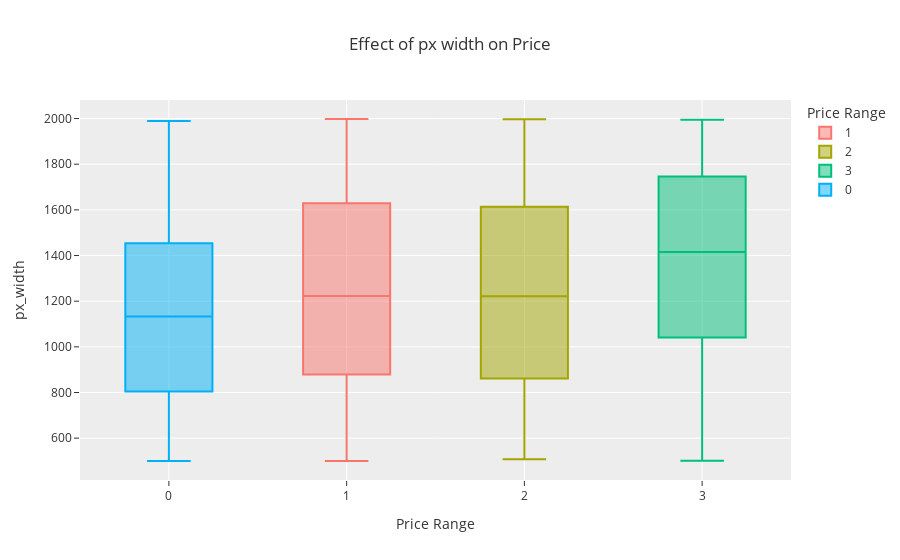

The cell this chart's notebook holds for it:
### Markdown cell above
px_width

### Code cell
px.box(data_train,x='price_range',y='px_width',
       color='price_range',template='ggplot2',
       labels={'price_range':'Price Range',
               'px_width':'px_width'},
       title=f"Effect of px width on Price")

### Figure 1 — Plotly figure (JSON) as saved in the notebook; plotly's stock layout.template omitted (floating-point values rounded to 4 significant figures; data arrays with more than 128 entries replaced by an {"elided": "..."} marker saying what was removed)
{"data": [{"alignmentgroup": "True", "hovertemplate": "Price Range=%{x}<br>px_width=%{y}<extra></extra>", "legendgroup": "1", "marker": {"color": "#F8766D"}, "name": "1", "notched": false, "offsetgroup": "1", "orientation": "v", "showlegend": true, "type": "box", "x": {"elided": "500 int values"}, "x0": " ", "xaxis": "x", "y": {"elided": "500 int values"}, "y0": " ", "yaxis": "y"}, {"alignmentgroup": "True", "hovertemplate": "Price Range=%{x}<br>px_width=%{y}<extra></extra>", "legendgroup": "2", "marker": {"color": "#A3A500"}, "name": "2", "notched": false, "offsetgroup": "2", "orientation": "v", "showlegend": true, "type": "box", "x": {"elided": "500 int values"}, "x0": " ", "xaxis": "x", "y": {"elided": "500 int values"}, "y0": " ", "yaxis": "y"}, {"alignmentgroup": "True", "hovertemplate": "Price Range=%{x}<br>px_width=%{y}<extra></extra>", "legendgroup": "3", "marker": {"color": "#00BF7D"}, "name": "3", "notched": false, "offsetgroup": "3", "orientation": "v", "showlegend": true, "type": "box", "x": {"elided": "500 int values"}, "x0": " ", "xaxis": "x", "y": {"elided": "500 int values"}, "y0": " ", "yaxis": "y"}, {"alignmentgroup": "True", "hovertemplate": "Price Range=%{x}<br>px_width=%{y}<extra></extra>", "legendgroup": "0", "marker": {"color": "#00B0F6"}, "name": "0", "notched": false, "offsetgroup": "0", "orientation": "v", "showlegend": true, "type": "box", "x": {"elided": "500 int values"}, "x0": " ", "xaxis": "x", "y": {"elided": "500 int values"}, "y0": " ", "yaxis": "y"}], "layout": {"boxmode": "overlay", "legend": {"title": {"text": "Price Range"}, "tracegroupgap": 0}, "title": {"text": "Effect of px width on Price"}, "xaxis": {"anchor": "y", "categoryarray": [1, 2, 3, 0], "categoryorder": "array", "domain": [0, 1], "title": {"text": "Price Range"}}, "yaxis": {"anchor": "x", "domain": [0, 1], "title": {"text": "px_width"}}}}
